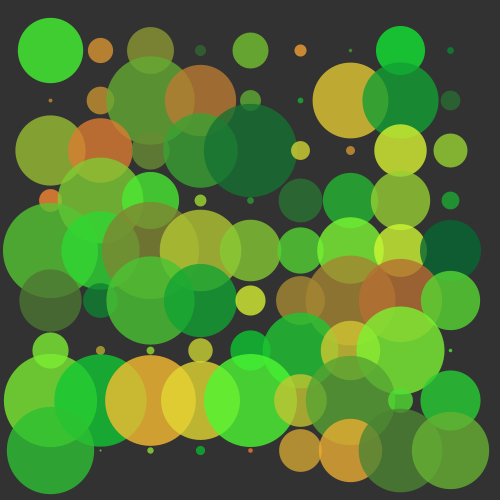
Frame 1 (no input)
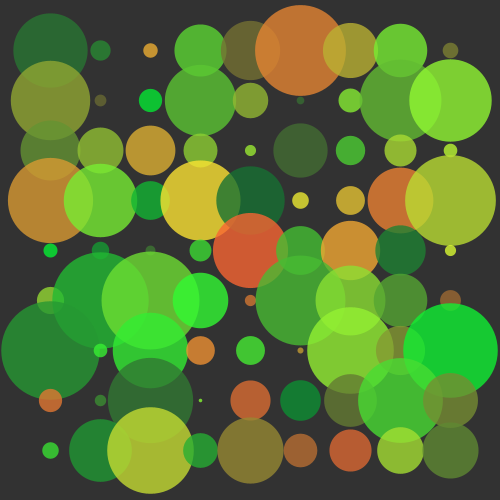
Frame 60 (the mouse pressed at the canvas centre just before this capture)
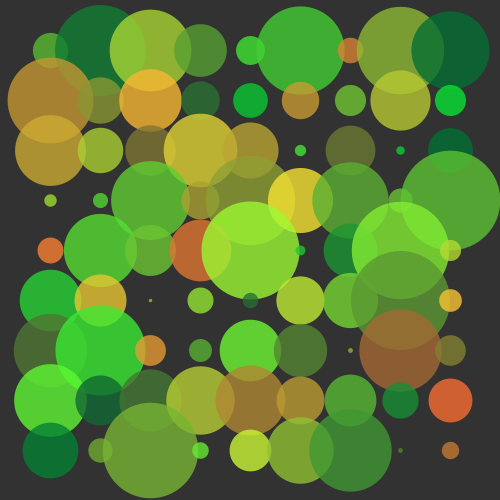
Frame 120 (the mouse held since frame 60 and released just before this capture)

The Processing sketch that drew these frames (run headless with seeded random() and noise(); from frame 60 on, the mouse is pressed at the canvas centre):

// Processing sketch: processing_62114
// ── processing_62114.pde

void setup(){
  size(500, 500);
  background(50);
  smooth();
}

void draw(){
  background(50);
    for (float y = 50; y <= height-50; y= y+50) {
      for (float x = 50; x <= width-50; x = x +50) {
        strokeWeight(random(2,100));
        stroke(random(0,255),random(100,255),50,200);
        point(x, y);
      }
    }
}
